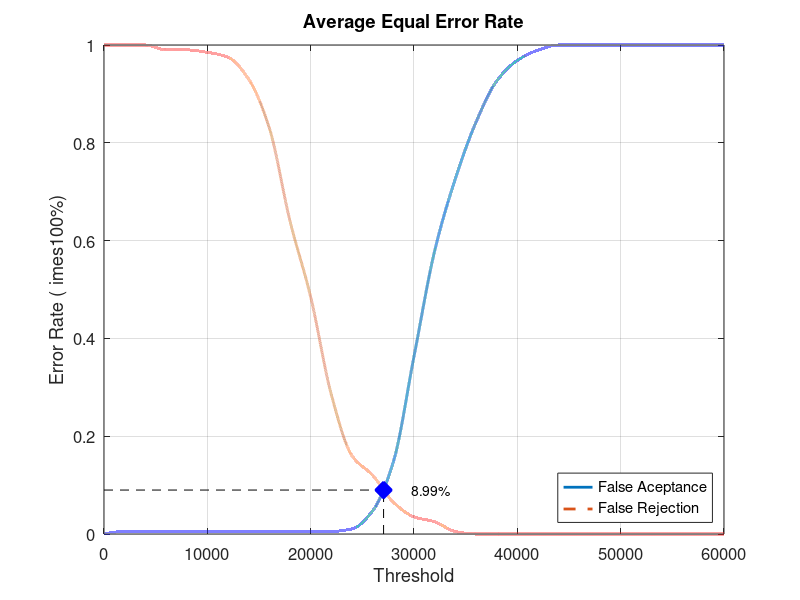
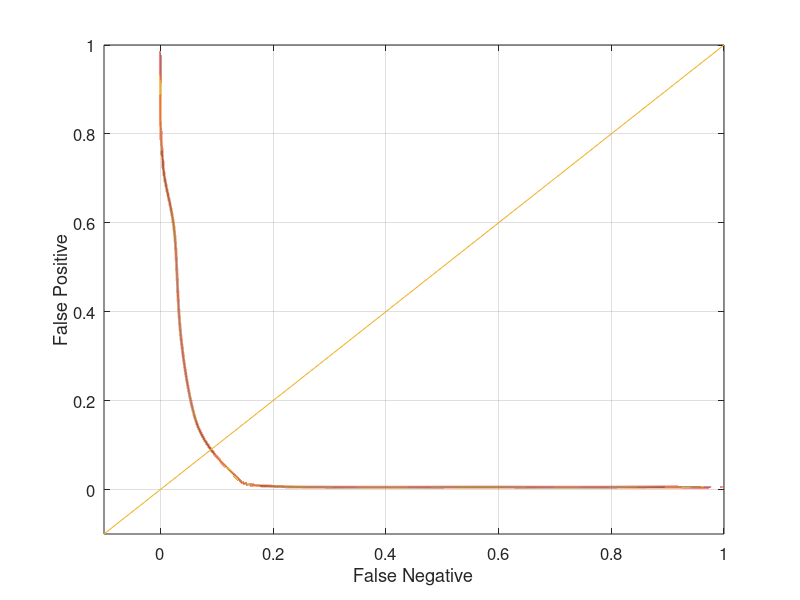

Recreate these plots in MATLAB, in order.
close all;
clear;
clc;
x = 0:2000:60000;
xq = 0:0.5:60000;

y0 = [0 0.00526316 0.00526316 0.00526316 0.00526316 0.00526316 0.00526316 0.00526316 0.00526316 0.00526316 0.00526316 0.00526316 0.0105263 0.0473684 0.147368 0.363158 0.578947 0.726316 0.842105 0.926316 0.968421 0.989474 1 1 1 1 1 1 1 1 1]
yy0 = interp1(x, y0, xq, 'pchip');
y1 = [1 1 1 0.99 0.99 0.985 0.975 0.93 0.83 0.64 0.485 0.285 0.16 0.12 0.065 0.035 0.025 0.005 0 0 0 0 0 0 0 0 0 0 0 0 0]
yy1 = interp1(x, y1, xq, 'pchip');

% Calculating EER: 
y2 = abs(y0 - y1);
find(y2 == min(y2))
yy2 = abs(yy0 - yy1);
xEER = find(yy2 == min(yy2));
xEERIndex = xq(xEER) % X-axis EER
yEER = yy0(xEER) % Y-axis EER

main = figure
plot(xq, yy0,'-','LineWidth', 2);	hold on
plot(xq, yy1,'--','LineWidth', 2);	hold on
plot([xEERIndex xEERIndex], [0 yEER], 'k--');	hold on
plot([0 xEERIndex], [yEER yEER], 'k--');	hold on
plot(xEERIndex, yEER, 'bx', 'LineWidth', 10);	hold on
text(xEERIndex + 10 * xEERIndex / 100, yEER, [num2str(round((10000 * yEER)) / 100) '%'])
legend('False Aceptance', 'False Rejection', 'Location', 'SouthEast')
xlabel('Threshold')
ylabel('Error Rate (	imes100%)')
title('Average Equal Error Rate')
set(gca, 'FontSize', 12)
axis([0 60000 0 1])
grid on

print(main, 'Database2_1Main', '-dpng');
FNRxFPR = figure('Color', [1 1 1]);
plot(yy1, yy0, '-', yy1, yy0, 'LineWidth', 2);
hold on
y = -0.1:0.1:1
plot(y, y); 
set(gca, 'FontSize', 12)
xlabel('False Negative')
ylabel('False Positive')
axis([-0.1 1 -0.1 1])
set(gca, 'FontSize', 12)
grid on

print(FNRxFPR, 'Database2_1FNRxFPR','-dpng');
